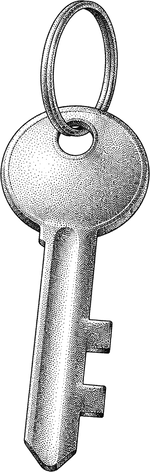
#> input picture archive/directions/src/assets/directions/assembly/key.webp, 150 x 472 px
$ python sheet.py ../../archive/directions/src/assets/directions/assembly/key.webp ../../archive/directions/src/assets/directions/assembly/patch-bay.webp ../../archive/directions/src/assets/directions/assembly/patch-bay.webp 5
#> lines starting #> are read from the running program, lines starting #| are printed output that depends on the picture; after the words box and inside, x2 and y2 are one past the last pixel; in counts of white or black regions, pixels touching at a corner belong together
### scripts/dark-masks/darken.py
"""Derive a dark-theme stipple mask from a one-bit light mask.

Light mask: opaque where the ink goes, so ink means shadow, outline and hole.
Dark mask: opaque where the light ink goes, so it must mean lit surface instead.
Steps: find the object's silhouette, recover tone from ink density, dither the lit tone.
"""
import math
import sys
from pathlib import Path

import numpy as np
from PIL import Image
from scipy import ndimage as ndi


def disk(radius):
    y, x = np.ogrid[-radius : radius + 1, -radius : radius + 1]
    return x * x + y * y <= radius * radius + 0.5


def oklch(lightness, chroma, hue):
    a = chroma * math.cos(math.radians(hue))
    b = chroma * math.sin(math.radians(hue))
    l_ = lightness + 0.3963377774 * a + 0.2158037573 * b
    m_ = lightness - 0.1055613458 * a - 0.0638541728 * b
    s_ = lightness - 0.0894841775 * a - 1.2914855480 * b
    l, m, s = l_**3, m_**3, s_**3
    linear = (
        4.0767416621 * l - 3.3077115913 * m + 0.2309699292 * s,
        -1.2684380046 * l + 2.6097574011 * m - 0.3413193965 * s,
        -0.0041960863 * l - 0.7034186147 * m + 1.7076147010 * s,
    )
    return tuple(
        round(255 * (12.92 * c if c <= 0.0031308 else 1.055 * c ** (1 / 2.4) - 0.055))
        for c in (min(1, max(0, v)) for v in linear)
    )


PAPER = oklch(0.15, 0.045, 283)
INK = oklch(0.82, 0.115, 290)


def load_mask(path):
    return np.array(Image.open(path).convert("RGBA"))[..., 3] > 127
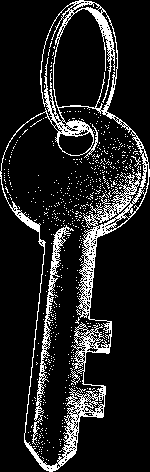
#> returned value: shape (472, 150) bool; 13% white in thin lines or dots


# [160 lines left out: functions silhouette, structure_of, dither, lit_tone, save_mask, render and 2 more, not called in this run]


# [4 lines that do not run on import are left out]

### scripts/dark-masks/sheet.py
"""Comparison sheet for one plate: the light theme, the dark theme as it renders now (the light
mask in the dark ink), and the dark theme with the new mask."""
import sys

import numpy as np
from PIL import Image

from darken import INK, PAPER, load_mask, oklch

LIGHT_PAPER = (255, 255, 255)
LIGHT_INK = oklch(0.42, 0.24, 284)


def paint(mask, paper, ink):
    canvas = np.empty((*mask.shape, 3), dtype=np.uint8)
    canvas[...] = paper
    canvas[mask] = ink
    return Image.fromarray(canvas)


light, dark, target, zoom = sys.argv[1], sys.argv[2], sys.argv[3], int(sys.argv[4])
light_mask, dark_mask = load_mask(light), load_mask(dark)
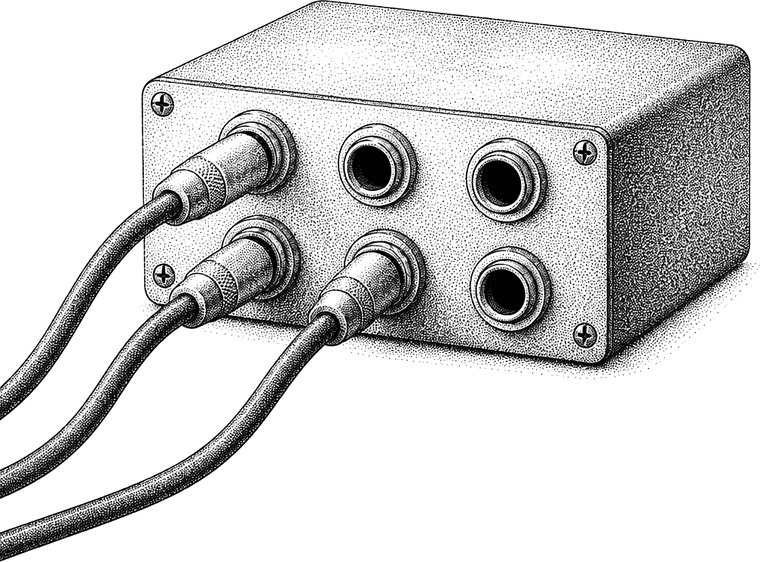
#> input picture archive/directions/src/assets/directions/assembly/patch-bay.webp, 760 x 562 px
#> in load_mask (call 2), `return np.array(Image.open(path).convert("RGBA"))[..., 3] > 127`:
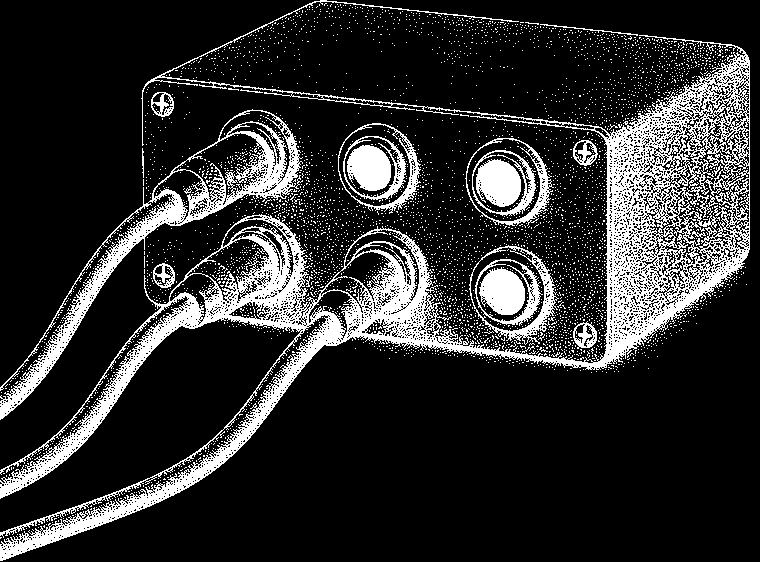
#> returned value: shape (562, 760) bool; 17.6% white; 4431 white regions (4411 under 20 px), largest, box (x1, y1, x2, y2) and area: (0, 0, 750, 561) 47825, (0, 109, 303, 420) 8743, (476, 159, 521, 207) 1635
#> (the run stopped early here; a loop or call above may not have finished)
